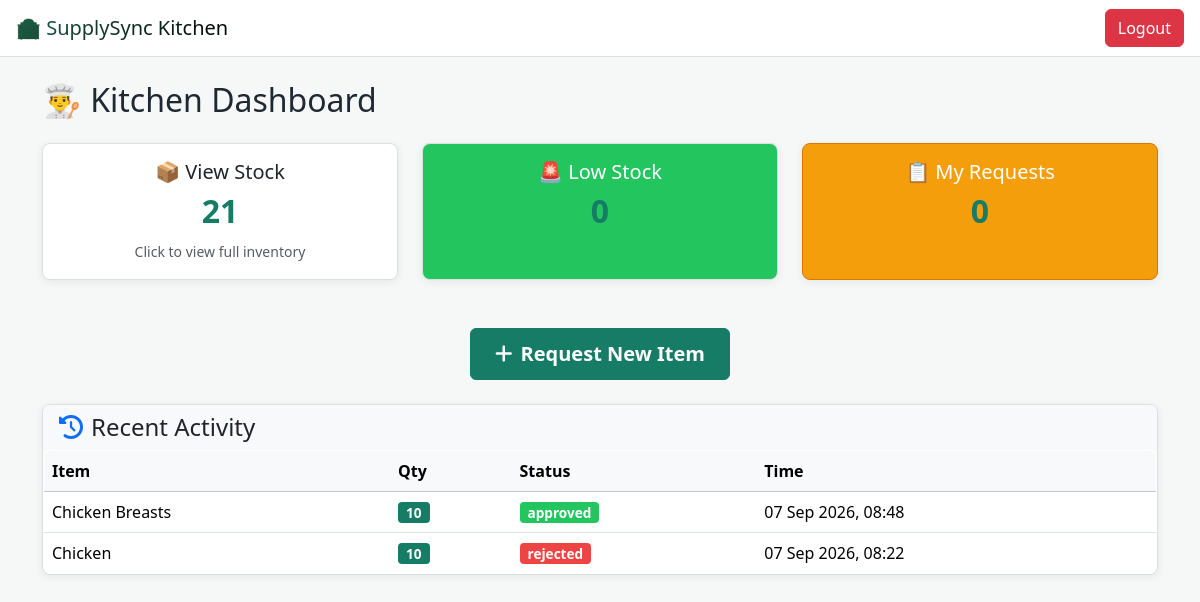
Screenshot of /staff/dashboard.php (signed in) with the database file from the repository.
### tables this page shows
CREATE TABLE `stock_requests` (
  `id` int(11) NOT NULL AUTO_INCREMENT,
  `item_name` varchar(150) NOT NULL,
  `quantity_needed` int(11) NOT NULL,
  `notes` text DEFAULT NULL,
  `staff_id` int(11) NOT NULL,
  `status` enum('pending','approved','rejected') NOT NULL DEFAULT 'pending',
  `created_at` timestamp NOT NULL DEFAULT current_timestamp(),
  PRIMARY KEY (`id`)
);

### staff/dashboard.php (the view, shortened to what this page needs)
<?php
include(__DIR__ . "/../config/db.php");
$staff_id = $_SESSION['user_id'];
$total_products = $conn->query("SELECT COUNT(*) as total FROM products")->fetch_assoc()['total'];
$low_stock = $conn->query("SELECT COUNT(*) as total FROM products WHERE quantity < 10")->fetch_assoc()['total'];
$pending_requests = $conn->query("SELECT COUNT(*) as total FROM stock_requests WHERE staff_id = $staff_id AND status = 'pending'")->fetch_assoc()['total'];
$recent_activity = $conn->query("
    SELECT item_name, quantity_needed, status, created_at
    FROM stock_requests
    WHERE staff_id = $staff_id
    ORDER BY created_at DESC
    LIMIT 5
");
?>
<!DOCTYPE html>
<html>
<head>
    <link href="https://cdn.jsdelivr.net/npm/bootstrap@5.3.2/dist/css/bootstrap.min.css" rel="stylesheet">
    <link href="../css/style.css" rel="stylesheet">
    <link href="https://cdnjs.cloudflare.com/ajax/libs/font-awesome/6.0.0/css/all.min.css" rel="stylesheet">
</head>
<body>
    <nav class="navbar navbar-dark bg-primary px-3">
        <a href="#" class="navbar-brand">🏨 SupplySync Kitchen </a>
        <a href="../auth/logout.php" class="btn btn-danger">Logout</a>
    </nav>
    <div class="container mt-4">
        <h2 class="mb-4">👨‍🍳 Kitchen Dashboard</h2>
        <div class="row g-4 mb-5">
            <div class="col-md-4">
                <a href="view_stock.php" class="text-decoration-none">
                    <div class="card text-dark bg-info shadow-sm h-100">
                        <div class="card-body text-center">
                            <h5 class="card-title">📦 View Stock</h5>
                            <h2><?= $total_products ?></h2>
                            <small class="opacity-75">Click to view full inventory</small>
                        </div>
                    </div>
                </a>
            </div>
            <div class="col-md-4">
                <a href="low_stock.php" class="text-decoration-none">
                    <div class="card text-white <?= $low_stock > 0 ? 'bg-danger' : 'bg-success' ?> shadow-sm h-100">
                        <div class="card-body text-center">
                            <h5 class="card-title">🚨 Low Stock</h5>
                            <h2><?= $low_stock ?></h2>
                        </div>
                    </div>
                </a>
            </div>
            <div class="col-md-4">
                <a href="my_requests.php" class="text-decoration-none">
                    <div class="card text-white bg-warning shadow-sm h-100">
                        <div class="card-body text-center">
                            <h5 class="card-title">📋 My Requests</h5>
                            <h2><?= $pending_requests ?></h2>
                        </div>
                    </div>
                </a>
            </div>
        </div>
        <div class="row mb-4">
            <div class="col-12 text-center">
                <a href="request_item.php" class="btn btn-success btn-lg">
                    <i class="fas fa-plus me-2"></i>Request New Item
                </a>
            </div>
        </div>
        <div class="card border-0 shadow-lg mb-4">
            <div class="card-header bg-light border-0">
                <h4 class="mb-0"><i class="fas fa-history text-primary me-2"></i>Recent Activity</h4>
            </div>
            <div class="card-body p-0">
                <?php if ($recent_activity->num_rows > 0): ?>
                    <div class="table-responsive">
                        <table class="table table-hover mb-0">
                            <thead class="table-light">
                                <tr>
                                    <th>Item</th>
                                    <th>Qty</th>
                                    <th>Status</th>
                                    <th>Time</th>
                                </tr>
                            </thead>
                            <tbody>
                                <?php while ($act = $recent_activity->fetch_assoc()): ?>
                                <tr>
                                    <td><?= htmlspecialchars($act['item_name']) ?></td>
                                    <td><span class="badge bg-primary"><?= $act['quantity_needed'] ?></span></td>
                                    <td>
                                        <span class="badge
                                            <?= $act['status'] == 'approved' ? 'bg-success' :
                                               ($act['status'] == 'rejected' ? 'bg-danger' : 'bg-warning text-dark') ?>"
                                        >
                                            <?= $act['status'] ?>
                                        </span>
                                    </td>
                                    <td><?= date('d M Y, H:i', strtotime($act['created_at'])) ?></td>
                                </tr>
                                <?php endwhile; ?>
                            </tbody>
                        </table>
                    </div>
                <?php endif; ?>
            </div>
        </div>
    </div>
</body>
</html>

### css/style.css (style rules this page uses)
:root { --primary-mint: #3EB489; --primary-dark: #2E8F6E; --secondary-white: #FFFFFF; --light-bg: #E8F8F2; --success: #22C55E; --danger: #EF4444; --text-dark: #1F2937; --text-light: #6B7280; --shadow: 0 4px 6px -1px rgba(62, 180, 137, 0.2); --border: #D1EDE3; }
.navbar { background: linear-gradient(135deg, var(--primary-mint), var(--primary-dark)) !important; box-shadow: var(--shadow) !important; border-bottom: 3px solid var(--success) !important; }
body { background: linear-gradient(to bottom, var(--light-bg), #F0FBF4) !important; color: var(--text-dark) !important; font-family: 'Segoe UI', Tahoma, Geneva, Verdana, sans-serif; }
.card { background: var(--secondary-white) !important; border: 2px solid var(--border) !important; border-radius: 16px !important; box-shadow: var(--shadow) !important; transition: all 0.3s ease; }
.btn-primary, .btn-success { background: linear-gradient(135deg, var(--primary-mint), var(--success)) !important; border: none !important; border-radius: 12px !important; padding: 10px 24px !important; font-weight: 600 !important; box-shadow: 0 4px 12px rgba(62, 180, 137, 0.4) !important; transition: all 0.3s ease !important; }
.card { border-radius: 24px !important; transition: all 0.4s cubic-bezier(0.4, 0, 0.2, 1) !important; overflow: hidden !important; }
.shadow-lg { box-shadow: 0 20px 40px rgba(0,0,0,0.1) !important; }
.navbar-brand { background: linear-gradient(135deg, #1f6249, #000000); -webkit-background-clip: text; -webkit-text-fill-color: transparent; background-clip: text; }
.btn-warning, .bg-warning, .table-warning { background-color: var(--danger) !important; border-color: #DC2626 !important; }
.table-success, .bg-success { --bs-bg-opacity: 1; background-color: var(--success) !important; }
.badge { border-radius: 20px !important; padding: 6px 12px !important; font-weight: 600 !important; font-size: 0.85em !important; }
.badge.bg-success { background: var(--success) !important; }
.badge.bg-danger { background: var(--danger) !important; }
.badge.bg-primary { background: var(--primary-mint) !important; }
.table { background: var(--secondary-white) !important; border-radius: 16px !important; overflow: hidden !important; box-shadow: var(--shadow) !important; border: 2px solid var(--border) !important; }
.table thead { background: linear-gradient(135deg, var(--primary-mint), var(--primary-dark)) !important; color: white !important; }
.card-body h2 { color: var(--primary-mint) !important; font-weight: 700 !important; }
.container { animation: slideInUp 0.6s ease-out; }
:root { --primary-mint: #167c66; --primary-dark: #115e50; --light-bg: #f6f8f7; --border: #d9e2de; --text-dark: #1f2933; --text-light: #667085; --shadow: 0 2px 8px rgba(31, 41, 51, 0.08); }
body { background: var(--light-bg) !important; color: var(--text-dark) !important; font-family: "Segoe UI", Tahoma, sans-serif; }
.navbar, .navbar[style] { background: #ffffff !important; border-bottom: 1px solid var(--border) !important; box-shadow: none !important; }
.navbar-dark .navbar-brand, .navbar-dark .nav-link, .navbar .navbar-brand, .navbar .nav-link { color: var(--text-dark) !important; }
.card, .table { border: 1px solid var(--border) !important; border-radius: 8px !important; box-shadow: var(--shadow) !important; transition: none !important; }
.btn-primary, .btn-success, .btn-primary-mint { background: var(--primary-mint) !important; border: 1px solid var(--primary-mint) !important; border-radius: 6px !important; box-shadow: none !important; }
.btn-warning, .bg-warning, .table-warning { background-color: #f59e0b !important; border-color: #d97706 !important; }
.badge { border-radius: 4px !important; padding: 4px 8px !important; }
.table thead { background: #eef3f1 !important; color: var(--text-dark) !important; }
.container, .container-fluid { animation: none !important; }

### rows the page displays
stock_requests: item_name "Chicken Breasts", quantity_needed "10", status "approved", created_at "07 Sep 2026, 08:48"
stock_requests: item_name "Chicken", quantity_needed "10", status "rejected", created_at "07 Sep 2026, 08:22"

### other values shown
$total_products "21"
$low_stock "0"
$pending_requests "0"
